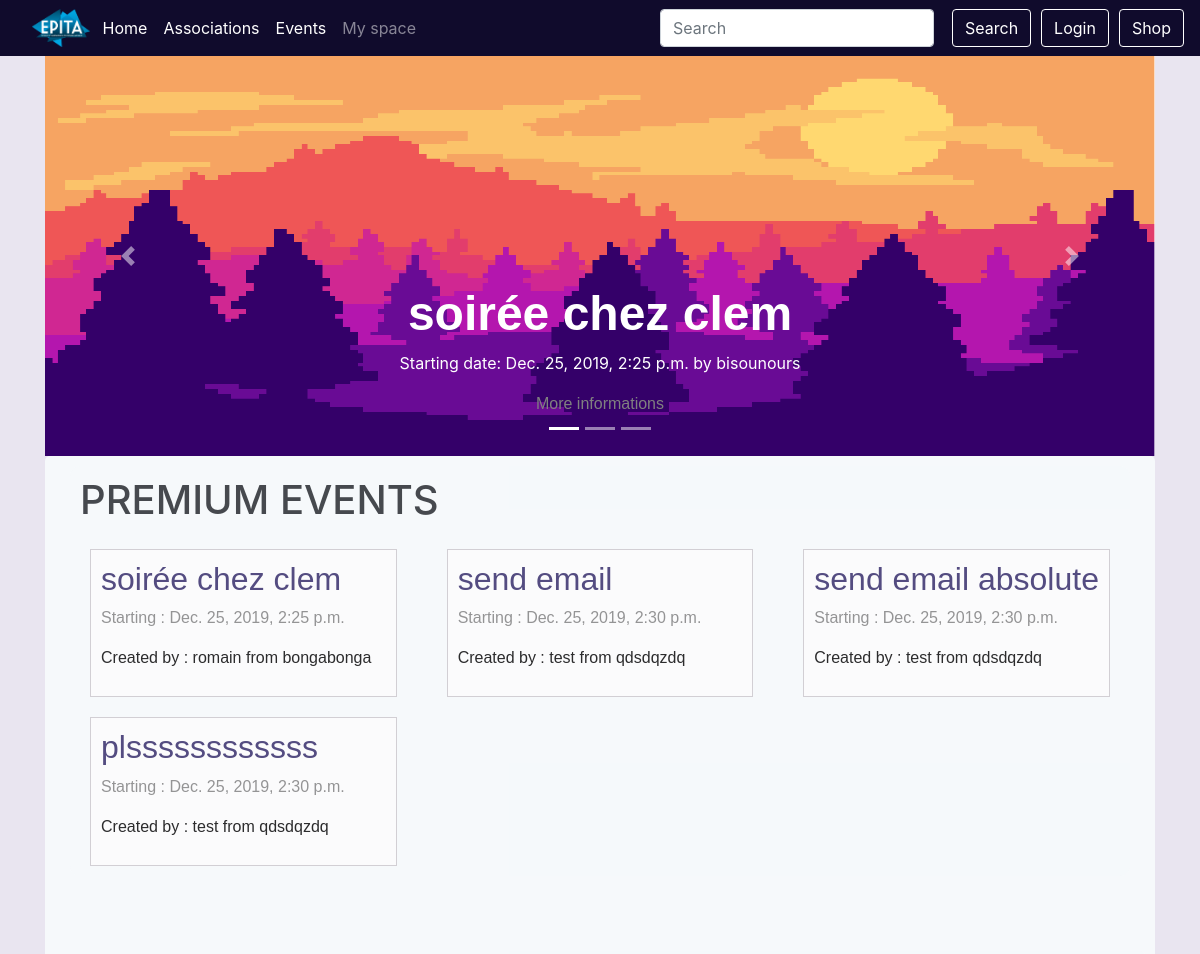
The app's page / (upper part), older data.
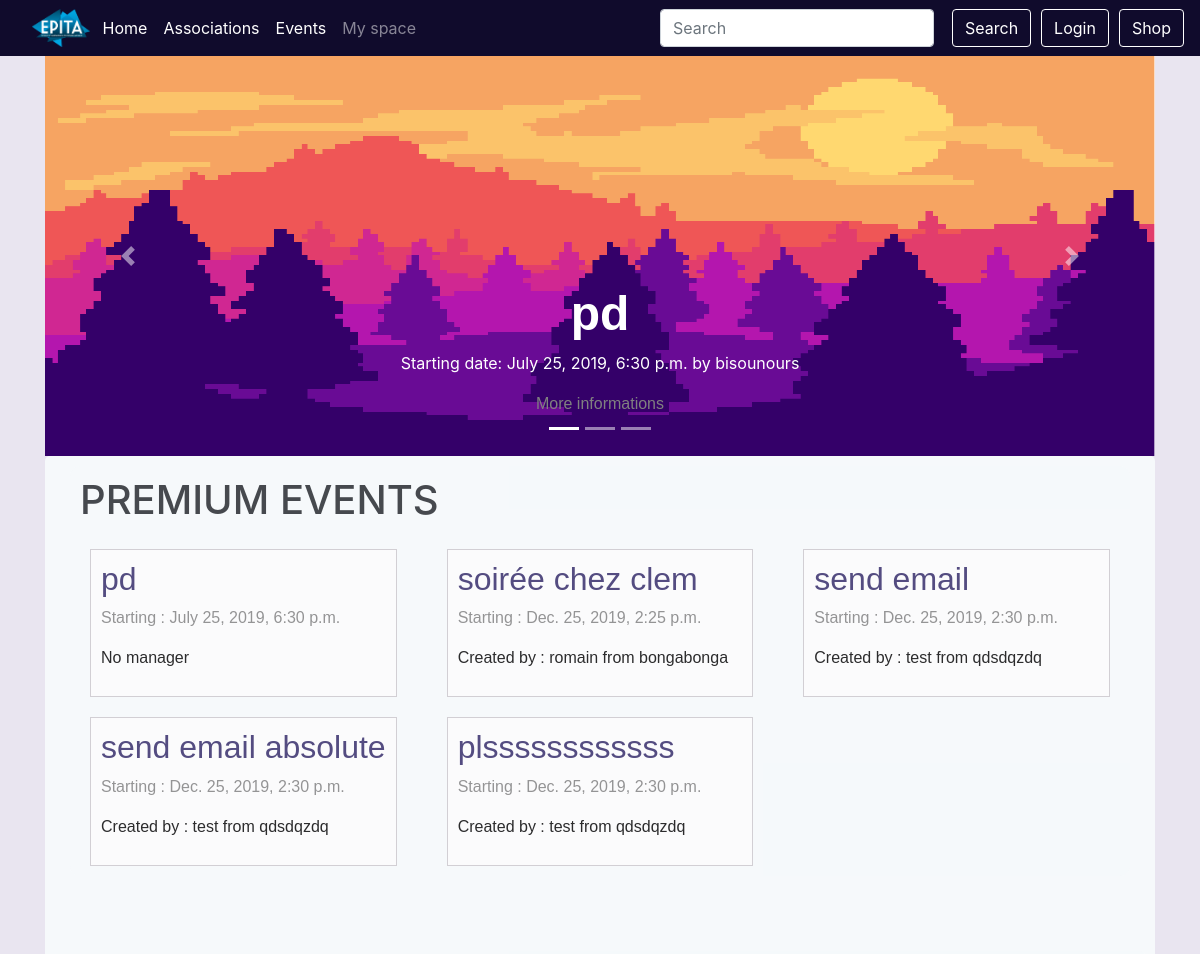
The same page, newer data.
### event/models.py (models this page shows, shortened)
class Event(models.Model):
    PENDING = 'P'
    APPROVED = 'A'
    VALIDATED = 'V'
    REFUSED = 'R'
    CANCELABLE = 'c'
    CANCELED = 'C'
    EVENT_STATE_CHOICES = (
        (PENDING, _("Pending")),
        (APPROVED, _("Approved")),
        (REFUSED, _("Refused")),
        (CANCELED, _("Canceled")),
        (CANCELABLE, _("Canceled by the president")),
        (VALIDATED, _("Validated by the president")),
    )
    title = models.CharField(_("Title of the event"), max_length=64,
                             validators=[UnicodeValidator()],
                             help_text=_("max 64 characters"))
    event_state = models.CharField(_("State of the event"), max_length=1,
                                   choices=EVENT_STATE_CHOICES,
                                   default=PENDING)
    manager_id = models.ForeignKey(Manager, on_delete=models.SET_NULL,
                                   null=True, blank=True)
    start = models.DateTimeField(_("Start date and time"))
    end = models.DateTimeField(_("End date and time"))
    ticket_deadline = models.DateTimeField(_("Deadline to buy tickets"),
                                           null=True, blank=True,
                                           help_text=_("if left empty, it is equal to start"))
    assos_id = models.ForeignKey(Association, on_delete=models.CASCADE,
                                 related_name='events')
    address_id = AddressField(on_delete=models.PROTECT)
    premium_flag = models.BooleanField(_("Premium"), default=False,
                                       help_text=_("Will be make it visible on the home page"))
    image = models.ImageField(_("Event's cover image"),
                              default='event_pics/default.jpg',
                              upload_to=get_upload_path_event)
    see_remaining = models.BooleanField(_("See remaining tickets"),
                                        default=False,
                                        help_text=_("if set to True, users will be able to see the remaining tickets on the event's page"))
    def __init__(self, *args, **kwargs):
        super(Event, self).__init__(*args, **kwargs)
        print('WOW')
    class Meta:
        verbose_name = (_("Event"))
        verbose_name_plural = (_("Events"))
        permissions = (
            ('access_dashboard', 'User can access this event\'s dashboard'),
            ('approve_event', 'User can approve of the event'),
            ('choose_premium', 'User can make an event premium or not'),
            ('cancel_event', 'User can cancel the event'),
        )
    def get_absolute_url(self):
        return reverse('event:event_detail', kwargs={'pk': self.id})

class Association(models.Model):
    name = models.CharField(_("Name"), max_length=64, unique=True,
                            validators=[UnicodeValidator()],
                            help_text=_("64 characters max"))
    url = models.URLField(_("Association's website"), null=True, blank=True,
                          help_text=_("If your association has its own website"))
    class Meta:
        verbose_name = _("Association")
        verbose_name_plural = _("Associations")
        permissions = (
            ('create_event', 'User can create an event'),
            ('manage_member', 'User can add and remove a member'),
            ('choose_staff', 'User can choose staff'),
            ('manage_manager', 'User can add and remove managers'),
            ('modify_event', 'User can modify an event'),
            ('remove_event', 'User can delete an event'),
            ('make_event_cancelable', 'User can cancel an event'),
            ('validate_event',
             'User can validate event and make it available for approval')
        )
    def __str__(self):
        return '%s' % (self.name)

class Manager(models.Model):
    user = models.ForeignKey(User, on_delete=models.CASCADE,
                             related_name="managerships")
    assos_id = models.ForeignKey(Association, on_delete=models.CASCADE,
                                 related_name='managers')
    member = CompositeOneToOneField(Member, on_delete=models.CASCADE,
                                    to_fields={"assos_id", "user"})
    class Meta:
        verbose_name = _("Member of the Bureau")
        verbose_name_plural = _("Members of the Bureau")
    def __str__(self):
        return '%s from %s' % (self.user.username, self.assos_id.name)

### event/views.py (the view)
# urls.py: path('', views.IndexView.as_view(), name='index'),
class IndexView(generic.ListView):
    template_name = 'index.html'
    model = Event
    def get_context_data(self, **kwargs):
        context = super(IndexView, self).get_context_data(**kwargs)
        context['events'] = Event.objects.filter(start__gt=timezone.now(), premium_flag=True, event_state=Event.APPROVED).order_by('start')
        d = datetime.date.today()
        previous_month = datetime.date(year=d.year, month=d.month, day=1)  # find first day of current month
        previous_month = previous_month - datetime.timedelta(days=1)  # backs up a single day
        previous_month = datetime.date(year=previous_month.year, month=previous_month.month,
                                       day=1)  # find first day of previous month
        last_day = calendar.monthrange(d.year, d.month)
        next_month = datetime.date(year=d.year, month=d.month, day=last_day[1])  # find last day of current month
        next_month = next_month + datetime.timedelta(days=1)  # forward a single day
        next_month = datetime.date(year=next_month.year, month=next_month.month,
                                   day=1)  # find first day of next month
        cal = EventCalendar()
        html_calendar = cal.formatmonth(d.year, d.month, withyear=True)
        html_calendar = html_calendar.replace('<td ', '<td  width="150" height="150"')
        context['calendar'] = mark_safe(html_calendar)
        return context

### event/models.py (called while the page is built)
    def formatday(self, day, weekday, events):
        events_from_day = events.filter(start__day=day)
        events_html = '<ul style="height:50px; margin-bottom:10px;">'
        for event in events_from_day:
            events_html += "- " + event.title + "<br>"
        events_html += "</ul>"
        if day == 0:
            return '<td class="noday" style="border:solid 1px #e3e0e5;">&nbsp;</td>'  # day outside month
        else:
            return '<td class="%s" style="border:solid 1px #e3e0e5;" >%d%s</td>' % (self.cssclasses[weekday], day, events_html)

    def formatweek(self, theweek, events):
        s = ''.join(self.formatday(d, wd, events) for (d, wd) in theweek)
        return '<tr style="">%s</tr>' % s

### shop/cart.py (called while the page is built)
def _cart_id(request):
    if 'cart_id' not in request.session:
        request.session['cart_id'] = _generate_cart_id()
    return request.session['cart_id']

def _generate_cart_id():
    import string, random
    return ''.join([random.choice(string.ascii_letters + string.digits) for _ in range(50)])

def get_all_cart_items(request):
    return CartItem.objects.filter(cart_id = _cart_id(request))

def item_count(request):
    return get_all_cart_items(request).count()

### templates/index.html (shortened to what this page needs)
{% extends "base.html" %}
{% load guardian_tags %}
{% load static %}
{%block content %}
    <div class="main_body">
        <div style="
        " id="carouselExampleIndicators" class="carousel slide" data-ride="carousel">
            <ol class="carousel-indicators">
                <li data-target="#carouselExampleIndicators" data-slide-to="0" class="active"></li>
                <li data-target="#carouselExampleIndicators" data-slide-to="1"></li>
                <li data-target="#carouselExampleIndicators" data-slide-to="2"></li>
            </ol>
            <div class="carousel-inner">
                <div class="carousel-item active">
                    <img style="height:400px; width:max-content;" class="d-block w-100" src="{% static "img/index_event_carousel.png" %}" alt="First slide">
                    <div class="carousel-caption d-none d-md-block">
                        {% if events.0 %}
                        <h1 class="carousel-title">{{ events.0.title }}</h1>
                        <p>Starting date: {{ events.0.start }} by {{ events.0.assos_id }}</p>
                        <a class="event-link" href="{{events.0.get_absolute_url}}">
                            More informations
                        </a>
                        {% endif %}
                    </div>
                </div>
            </div>
            <a class="carousel-control-prev" href="#carouselExampleIndicators" role="button" data-slide="prev">
                <span class="carousel-control-prev-icon" aria-hidden="true"></span>
            </a>
            <a class="carousel-control-next" href="#carouselExampleIndicators" role="button" data-slide="next">
                <span class="carousel-control-next-icon" aria-hidden="true"></span>
            </a>
        </div>
        <div class="basic-block" style="margin-top:0px; margin-bottom:0px; padding-top:10px;">
        <div class="container-fluid actu-wraper">
            <div class="container actu" style="padding-bottom: 0px;">
                <h1 style="margin-bottom:15px;">PREMIUM EVENTS</h1>
                {% if events %}
                <div class="row">
                    {% for event in events %}
                    <article class="col-xs-12 col-sm-12 col-md-4 col-lg-4">
                        <a class="event-link" href="{{event.get_absolute_url}}">
                                <div class="event-block">
                                <h1 style="font-size:2rem; color:#312867;">{{ event.title }}</h1>
                                <p>Starting : {{ event.start }}</p>
                                {% if event.manager_id %}
                                <p style="color:black;">Created by : {{event.manager_id}}</p>
                                {% else %}
                                <p style="color:black;">No manager</p>
                                {% endif %}
                            </div>
                        </a>
                    </article>
                    {% endfor %}
                </div>
                {% else %}
                    <p style="font-size:2rem; padding-left:50px;">No events yet</p>
                {% endif %}
            </div>
        </div>
        </div>
    </div>
{% endblock content %}

Row changes from the older to the newer data that the page shows:
added Event: title "pd", start "July 25, 2019, 6:30 p.m.", assos_id.name "bisounours", shows "No manager"
Text that changed along with them:
{{ events.0.title }}: "soirée chez clem" → "pd"
{{ events.0.start }}: "Dec. 25, 2019, 2:25 p.m." → "July 25, 2019, 6:30 p.m."
